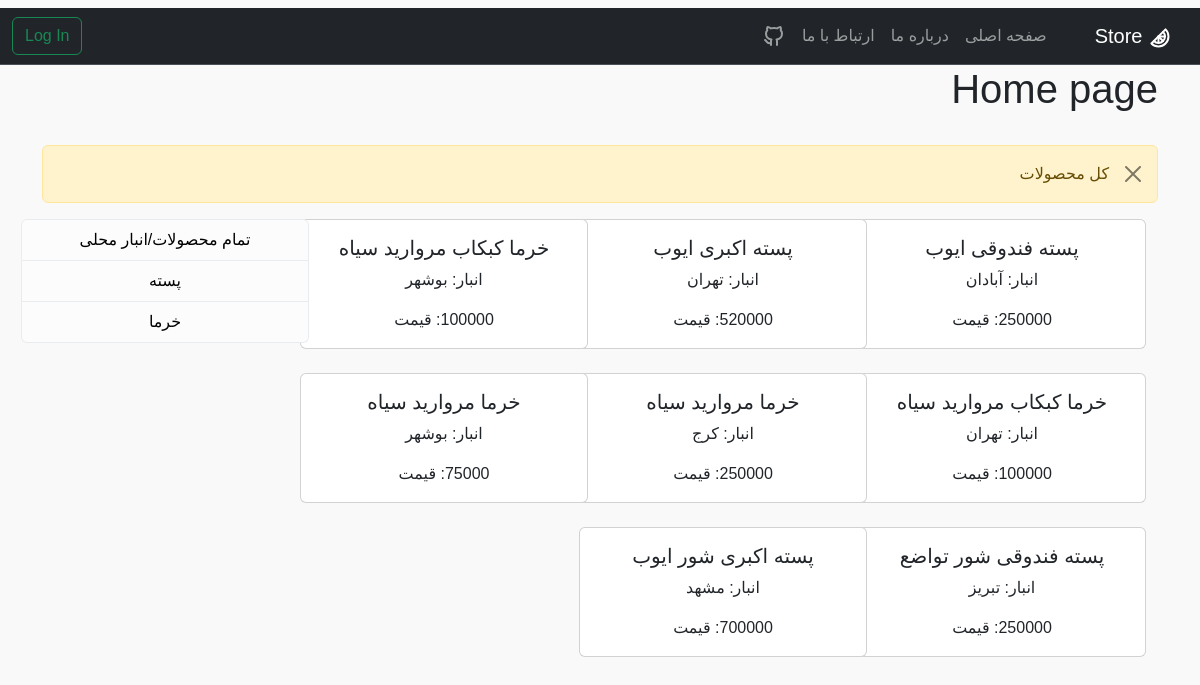
The page / on the database its author committed.
### products/models.py (models this page shows, shortened)
class ProductVariation(models.Model):
    variationId = models.AutoField(primary_key=True)
    productId = models.ForeignKey(ProductCategory, on_delete=models.CASCADE, verbose_name='دسته محصول')
    name = models.CharField(max_length=30,verbose_name='نام محصول')
    Supplier = models.ManyToManyField('Supplier')
    price = models.IntegerField(verbose_name='قیمت (تومان)',help_text='یک بسته 500 گرمی')
    quantity = models.IntegerField(verbose_name='تعداد کالا')
    cityId = models.ForeignKey(City, on_delete=models.CASCADE,verbose_name='انبار')
    text = models.TextField(max_length=1000, null=True, blank=True,help_text='اجبار پر کردن توضیحات نیست',verbose_name='توضیح محصول')

class Supplier(models.Model):
    SupplierId = models.AutoField(primary_key=True)
    name = models.CharField(max_length=50, help_text='نام برند یا تامین کنندگان', verbose_name='نام تامین کنندگان')
    contactInfo = models.IntegerField(verbose_name='شماره تلفن')
    def __str__(self):
        return f"{self.name}"

class City(models.Model):
    TYPE_CHOICES = (
        ("آبادان", "آبادان"),
        ("بوشهر", "بوشهر"),
        ("تهران", "تهران"),
        ("کرج", "کرج"),
        ("تبریز", "تبریز"),
        ("مشهد", "مشهد"),
        ("اصفهان", "اصفهان"),
        ("شیراز", "شیراز"),
        ("قم", "قم"),
        ("قشم", "قشم"),
        ("کرمان", "کرمان"),
        ("کردستان", "کردستان"),
    )
    name = models.CharField(max_length=50, choices=TYPE_CHOICES)
    def __str__(self):
        return f"{self.name}"

class ProductCategory(models.Model):
    productId = models.AutoField(primary_key=True)  # create primary ky by AutoFild
    name = models.CharField(max_length=30)

### products/views.py (the view)
# urls.py: path('', ProductListViews.as_view(), name='home'),
class ProductListViews(View):
    def get(self, request):
        product_v = ProductVariation.objects.all()
        product_list = ProductCategory.objects.all()
        default_product_v = ProductVariation.objects.all()
        category = request.GET.get('categories')
        category_city = request.GET.get('categories_city')
        if category:
            product_v = product_v.filter(productId=category)
            messages.success(request, 'مکان موقعیت شما خارج از انبار محلی شما است.')
        elif request.user.is_authenticated:
            product_v = product_v.filter(cityId=request.user.city)
            messages.success(request, f' موقعیت محلی  : {self.request.user.city} هستید ')
        else:
            product_v = default_product_v
            messages.success(request, 'کل محصولات')
        context = {
            'product_v': product_v,
            'cat': product_list,
        }
        return render(request, 'home.html', context=context)

### templates/home.html (shortened to what this page needs)
{% extends 'base.html' %}
{% block content %}
<div class="d-flex justify-content-between align-items-center">
    <h1>Home page</h1>
</div>
<br>
{% if messages %}
<div class="messages">
    {% for message in messages %}
    <div class="alert alert-warning alert-dismissible fade show" role="alert">
        {{ message }}
        <button type="button" class="btn-close" data-bs-dismiss="alert" aria-label="Close"></button>
    </div>
    {% endfor %}
    {% else %}
    <div class="alert alert-warning alert-dismissible fade show" role="alert">
        <button type="button" class="btn-close" data-bs-dismiss="alert" aria-label="Close"></button>
    </div>
</div>
{% endif %}
<div class="container">
    <div class="row">
        <div class="col-md-9">
            <div class="row">
                {% for product in product_v %}
                <div class="col-md-4 text-center">
                    <a href="{% url 'pro_v' product.pk %}" style="text-decoration: none; color: #212529;">
                        <div class="card touchable" style="width: 18rem;">
                            <div class="card-body">
                                <h5 class="card-title">{{ product.name }} {{ product.Supplier.first }}</h5>
                                <p class="card-text">انبار: {{ product.cityId }}</p>
                                <p class="card-text">{{ product.price }}: قیمت</p>
                            </div>
                        </div>
                        <br>
                    </a>
                </div>
                {% endfor %}
            </div>
        </div>
        <div class="col-md-3">
            <div style="width: 18rem;">
                <div class="list-group text-center">
                    <a href="{% url 'home' %}" class="list-group-item list-group-item-action list-group-item-light"
                       style="text-decoration: none; color: black;">
                        تمام محصولات/انبار محلی
                    </a>
                    {% for c in cat %}
                    <a href="/?categories={{ c.pk }}"
                       class="list-group-item list-group-item-action list-group-item-light"
                       style="text-decoration: none; color: black;">
                        {{ c.name }}
                    </a>
                    {% endfor %}
                </div>
            </div>
        </div>
    </div>
</div>
{% endblock %}

### static/css/web_css.css (style rules this page uses)
.body { font-family: Vazirmatn, sans-serif; background-color: #f9f9f9; }

### rows shown on the page
ProductVariation: name "پسته فندوقی", Supplier.first "ایوب", cityId "آبادان", price "250000"
ProductVariation: name "پسته اکبری", Supplier.first "ایوب", cityId "تهران", price "520000"
ProductVariation: name "خرما کبکاب", Supplier.first "مروارید سیاه", cityId "بوشهر", price "100000"
ProductVariation: name "خرما کبکاب", Supplier.first "مروارید سیاه", cityId "تهران", price "100000"
ProductVariation: name "خرما", Supplier.first "مروارید سیاه", cityId "کرج", price "250000"
ProductVariation: name "خرما", Supplier.first "مروارید سیاه", cityId "بوشهر", price "75000"
ProductVariation: name "پسته فندوقی شور", Supplier.first "تواضع", cityId "تبریز", price "250000"
ProductVariation: name "پسته اکبری شور", Supplier.first "ایوب", cityId "مشهد", price "700000"
ProductCategory: name "پسته"
ProductCategory: name "خرما"

### other values the page prints
{{ message }} "کل محصولات"
